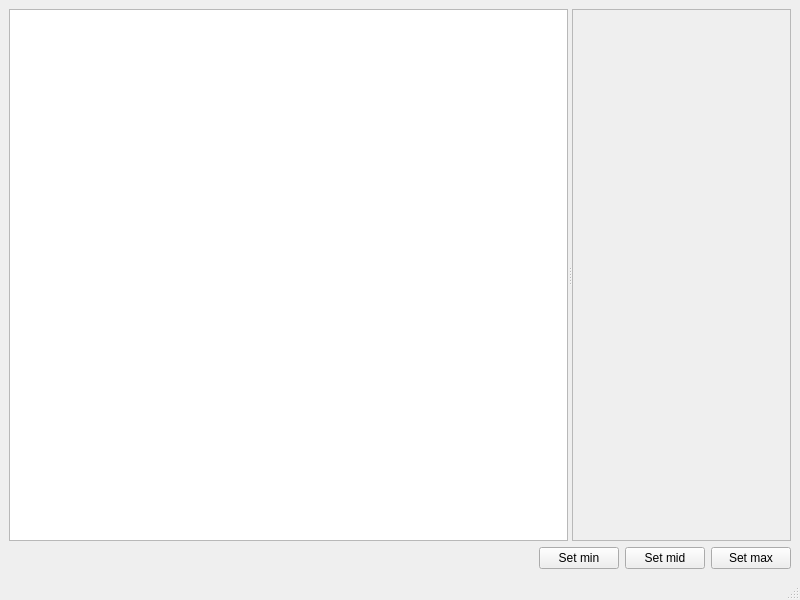
<?xml version="1.0" encoding="UTF-8"?>
<ui version="4.0">
 <class>CoefficientEditor</class>
 <widget class="QMainWindow" name="CoefficientEditor">
  <property name="geometry">
   <rect>
    <x>0</x>
    <y>0</y>
    <width>800</width>
    <height>600</height>
   </rect>
  </property>
  <property name="windowTitle">
   <string>MainWindow</string>
  </property>
  <widget class="QWidget" name="centralwidget">
   <layout class="QVBoxLayout" name="verticalLayout">
    <item>
     <widget class="QSplitter" name="splitter">
      <property name="orientation">
       <enum>Qt::Horizontal</enum>
      </property>
      <widget class="QListView" name="listView">
       <property name="sizePolicy">
        <sizepolicy hsizetype="Expanding" vsizetype="Expanding">
         <horstretch>0</horstretch>
         <verstretch>0</verstretch>
        </sizepolicy>
       </property>
      </widget>
      <widget class="EnvelopeEditor" name="envelopEditor">
       <property name="frameShape">
        <enum>QFrame::StyledPanel</enum>
       </property>
       <property name="frameShadow">
        <enum>QFrame::Sunken</enum>
       </property>
      </widget>
     </widget>
    </item>
    <item>
     <layout class="QHBoxLayout" name="horizontalLayout">
      <item>
       <spacer name="horizontalSpacer">
        <property name="orientation">
         <enum>Qt::Horizontal</enum>
        </property>
        <property name="sizeHint" stdset="0">
         <size>
          <width>40</width>
          <height>20</height>
         </size>
        </property>
       </spacer>
      </item>
      <item>
       <widget class="QPushButton" name="setMinButton">
        <property name="text">
         <string>Set min</string>
        </property>
       </widget>
      </item>
      <item>
       <widget class="QPushButton" name="setMidButton">
        <property name="text">
         <string>Set mid</string>
        </property>
       </widget>
      </item>
      <item>
       <widget class="QPushButton" name="setMaxButton">
        <property name="text">
         <string>Set max</string>
        </property>
       </widget>
      </item>
     </layout>
    </item>
   </layout>
  </widget>
  <widget class="QMenuBar" name="menubar">
   <property name="geometry">
    <rect>
     <x>0</x>
     <y>0</y>
     <width>800</width>
     <height>22</height>
    </rect>
   </property>
  </widget>
  <widget class="QStatusBar" name="statusbar"/>
 </widget>
 <customwidgets>
  <customwidget>
   <class>EnvelopeEditor</class>
   <extends>QFrame</extends>
   <header>envelope_editor.h</header>
   <container>1</container>
  </customwidget>
 </customwidgets>
 <resources/>
 <connections/>
</ui>
